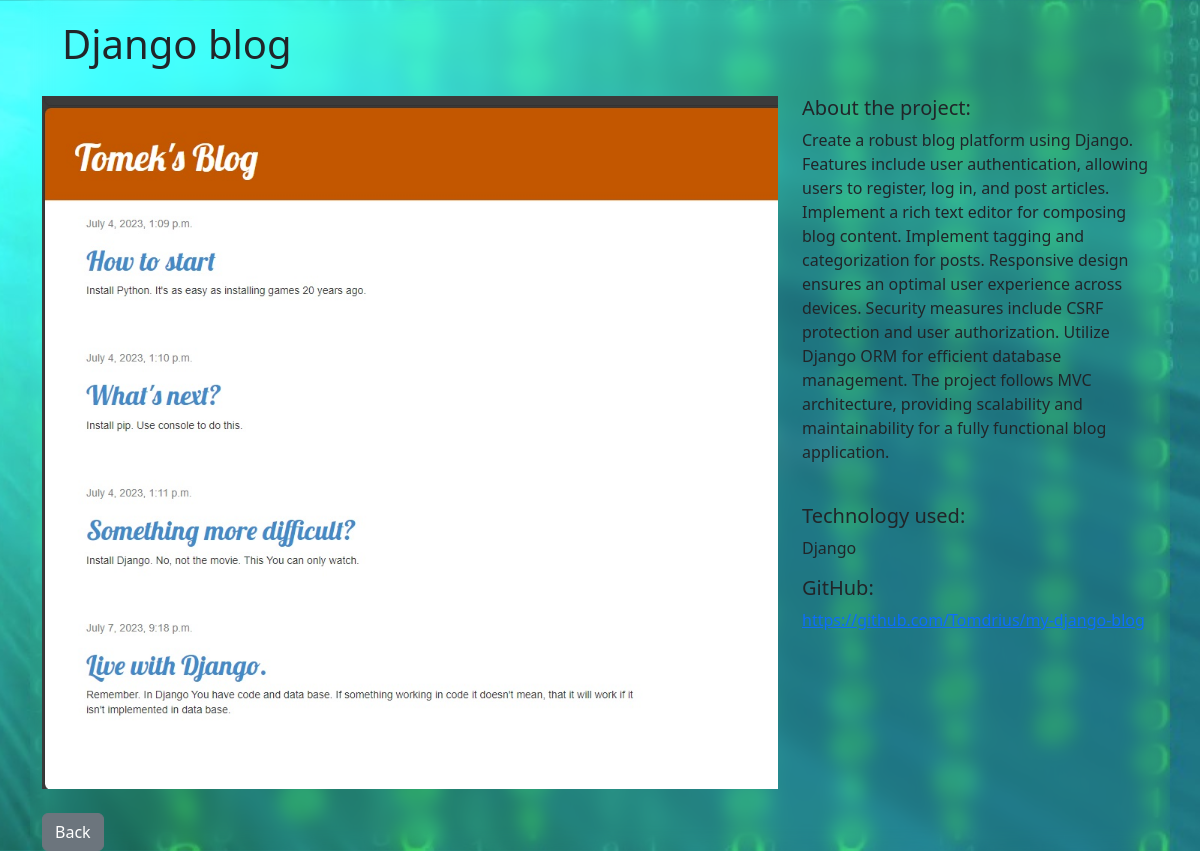
/projects/1/, run on the app's committed database.
### projects/models.py (models this page shows)
class Project(models.Model):
    title = models.CharField(max_length=100)
    description = models.TextField()
    short_description = models.CharField(max_length=250)
    technology = models.CharField(max_length=30)
    image = models.FileField(upload_to="project_images/", blank=True)
    githublink = models.CharField(max_length=60)

### projects/views.py (the view)
# urls.py: path("<int:pk>/", views.project_detail, name="project_detail"),
def project_detail(request, pk):
    project = Project.objects.get(pk=pk)
    context = {
        "project": project
    }
    return render(request, "projects/project_detail.html", context)

### projects/templates/projects/project_detail.html
{% extends "base.html" %}
{% block page_content %}
<h1>{{ project.title }}</h1>
<div class="row">
    <div class="col-md-8">
        {% if project.image %}
            <img src="{{ project.image.url }}" width="100%">
        {% endif %}
        <br><br>
        <a href='{% url "project_index" %}' class="btn btn-secondary">Back</a>
    </div>
    <div class="col-md-4">
        <h5>About the project:</h5>
        <p>{{ project.description }}</p>
        <br>
        <h5>Technology used:</h5>
        <p>{{ project.technology }}</p>
        <h5>GitHub:</h5>
        <a href="{{ project.githublink }}" target="_blank" rel="noopener noreferrer" style="word-break: break-all;">{{ project.githublink }} </a>
    </div>
</div>
{% endblock page_content %}

### static/css/base.css (style rules this page uses)
body { background-image: url('/static/images/background.jpg'); background-size: cover; background-position: center; background-repeat: repeat; background-color: rgba(255, 255, 255, 0.2); backdrop-filter: blur(10px); }
h1, h2, h3 { padding: 20px; }

### data on the page
Project: title "Django blog", image (picture), description "Create a robust blog platform using Django. Features include user authentication, allowing users to register, log in, and post articles. Implement a rich text editor for composing blog content. Implement tagging and categorization for posts. Responsive design ensures an optimal user experience across devices. Security measures include CSRF protection and user authorization. Utilize Django ORM for efficient database management. The project follows MVC architecture, providing scalability and maintainability for a fully functional blog application.", technology "Django", githublink "https://github.com/Tomdrius/my-django-blog"
